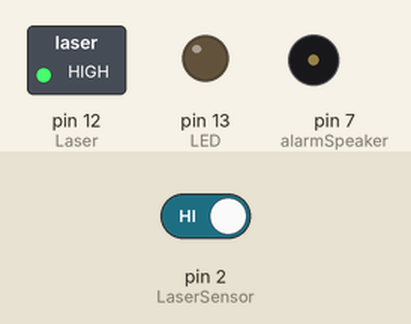
Recording of a sketch running on a simulated Arduino Uno, built with avr-gcc and run on an emulated ATmega328P. Shown: switched loads named in the sketch (green lamp = pin HIGH), output pins drawn as LEDs (lit = HIGH), buzzer (waves = sounding). Inputs (shaded band) come from the test bench; at power-on: pin 2 (LaserSensor) HIGH.

Above: at 1.2 s.
1.3 s: pin 2 (LaserSensor) driven LOW
At 1.6 s:
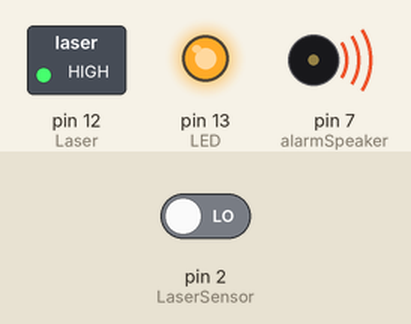
2.8 s: pin 2 (LaserSensor) driven HIGH
At 3.06 s:
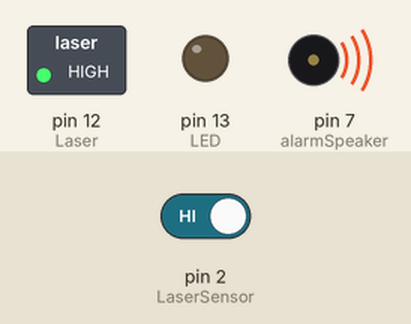
Timing chart, 0 to 5.8 s (numbered marks = the images above; inputs shaded):
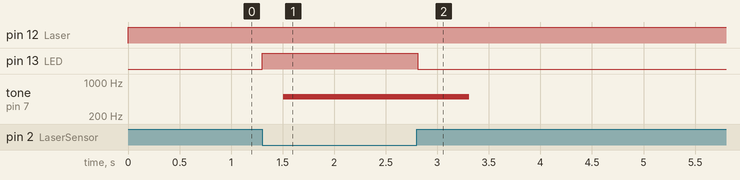

Measured:
- after the input at 1.3 s, pin 13 (LED): LOW → HIGH at once; tone on pin 7 (alarmSpeaker): silent → 500 Hz after 0.21 s

The sketch:

Laser_Alarm.ino
```cpp
#define NOTE_F6  1397
#define NOTE_G4  392

int LED = 13;
int LaserSensor = 2;
int SensorReading = HIGH;  // HIGH MEANS NO OBSTACLE
int Laser = 12;
int alarmSpeaker = 7;

void setup() {
  pinMode(LED, OUTPUT);
  pinMode(Laser, OUTPUT);
  pinMode(alarmSpeaker, OUTPUT);
  pinMode(LaserSensor, INPUT);
}

void alarmTone() {
   tone(7, 1000, 500);
   delay(1);
    tone(7, 500, 500);

}

void alarm() {

  alarmTone();
  alarmTone();
  alarmTone();
  alarmTone();
  alarmTone();
  alarmTone();
  alarmTone();
  alarmTone();
  alarmTone();
  alarmTone();
  alarmTone();
   alarmTone();
  alarmTone();
  alarmTone();
  alarmTone();
  alarmTone();
  alarmTone();
  alarmTone();
  alarmTone();
  alarmTone();
  alarmTone();
  alarmTone();
   alarmTone();
  alarmTone();
  alarmTone();
  alarmTone();
  alarmTone();
  alarmTone();
  alarmTone();
  alarmTone();
  alarmTone();
  alarmTone();
  alarmTone();
    alarmTone();
  alarmTone();
  alarmTone();
  alarmTone();
  alarmTone();
  alarmTone();
  alarmTone();
  alarmTone();
  alarmTone();
  alarmTone();
  alarmTone();
   alarmTone();
  alarmTone();
  alarmTone();
  alarmTone();
  alarmTone();
  alarmTone();
  alarmTone();
  alarmTone();
  alarmTone();
  alarmTone();
  alarmTone();
   alarmTone();
  alarmTone();
  alarmTone();
  alarmTone();
  alarmTone();
  alarmTone();
  alarmTone();
  alarmTone();
  alarmTone();
  alarmTone();
  alarmTone();

  }

void loop() {
  digitalWrite(Laser, HIGH);
  delay(0);
  SensorReading = digitalRead(LaserSensor);
  if (SensorReading == LOW)
  {
    digitalWrite(LED, HIGH);
    alarm();
  }

  else
  {
    digitalWrite(LED, LOW);
  }
}
```
